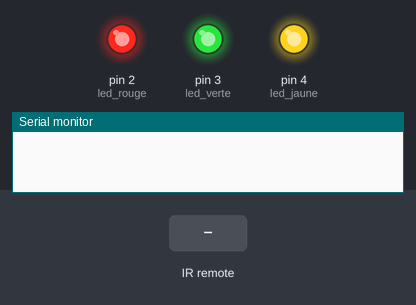
A sketch run on a simulated Arduino Uno, built with avr-gcc and run on an emulated ATmega328P. Parts: output pins drawn as LEDs (lit = HIGH), the last lines printed to the serial monitor. The test bench sets the inputs (shaded band).

Above: at 1.2 s.
1.3 s: infrared code 0x619E807F received
At 2.5 s:
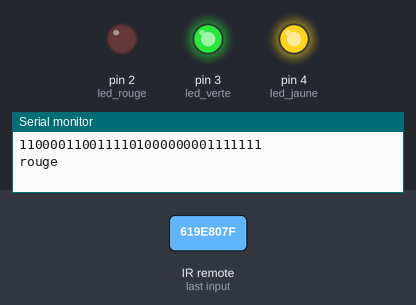
2.8 s: infrared code 0x619E28D7 received
At 3.9 s:
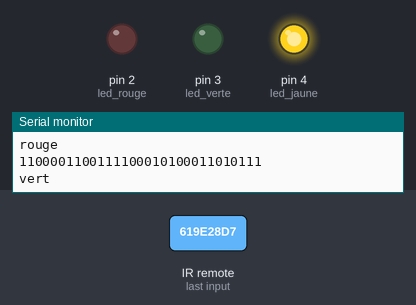
4.3 s: infrared code 0x619E40BF received
At 5.0 s:
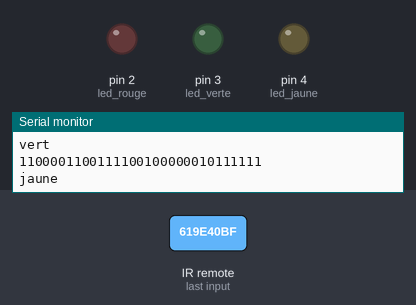
5.8 s: infrared code 0x619E807F received
At 6.2 s:
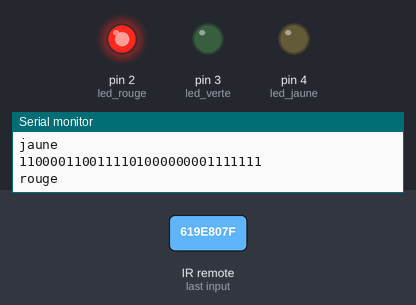
7.3 s: infrared code 0x619E28D7 received
At 8.5 s:
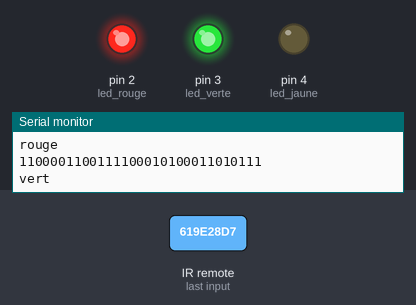
Timing chart, 0 to 9.8 s (numbered marks = the images above; inputs shaded):
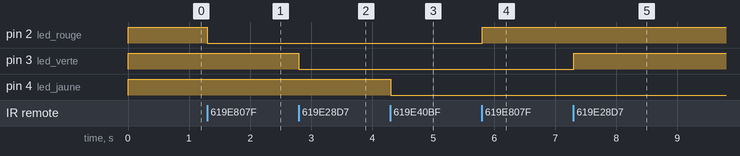

Measured:
- after the input at 1.3 s, pin 2 (led_rouge): HIGH → LOW at once
- after the input at 2.8 s, pin 3 (led_verte): HIGH → LOW at once
- after the input at 4.3 s, pin 4 (led_jaune): HIGH → LOW at once
- after the input at 5.8 s, pin 2 (led_rouge): LOW → HIGH at once
- after the input at 7.3 s, pin 3 (led_verte): LOW → HIGH at once

The sketch:

Ir1led.ino
```cpp
/*
 * pilotage de la led rouge par
 * la télécommande

 * touche 1 pour commander la led rouge

 */

#include <IRremote.h>
// definition des touche télécommandes Oxygen
//les codes ont été relevés par hyperterm

#define touche1 1637777535
#define touche2 1637755095 //01100001 10011110 00101000 11010111
#define touche3 1637761215 //01100001 10011110 01000000 10111111

#define led_rouge 2// préciser sur quelle pin la connecter
#define led_verte 3
#define led_jaune 4


int RECV_PIN = 11;
int etatrouge ;
int etatvert ;
int etatjaune ;
IRrecv irrecv(RECV_PIN);

decode_results results;

void setup()
{
  Serial.begin(9600);
  irrecv.enableIRIn();    // start le récepteur
  pinMode(led_rouge, OUTPUT);    // Positionner la broche en sortie pour la led rouge
  pinMode(led_verte, OUTPUT);
  pinMode (led_jaune, OUTPUT);
  etatrouge=1;          // Initialiser la variable pour éteindre la led
  etatvert=1;
  etatjaune=1;

  digitalWrite(led_rouge, etatrouge);
  digitalWrite(led_verte, etatvert);
  digitalWrite(led_jaune, etatjaune);


}

void loop() {
  if (irrecv.decode(&results))
  {
    Serial.println(results.value,BIN);
    switch (results.value)
    {
      case touche1:
      {
        Serial.println("rouge");
        etatrouge= !etatrouge; // Quelle est le role de cette ligne?
        digitalWrite(led_rouge, etatrouge);
      }
      break;
      case touche2:
      {
        Serial.println("vert");
        etatvert= !etatvert; // Quelle est le role de cette ligne?
        digitalWrite(led_verte, etatvert);
      }
      break;
      case touche3:
      {
        Serial.println("jaune");
        etatjaune= !etatjaune; // Quelle est le role de cette ligne?
        digitalWrite(led_jaune, etatjaune);
      }
      break;


  }
    irrecv.resume(); // Receive the next value
  }
}
```
